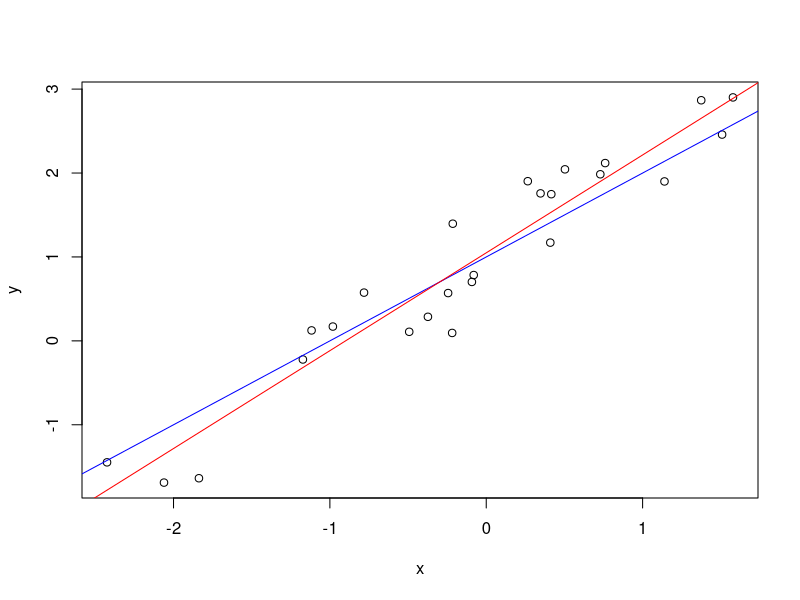
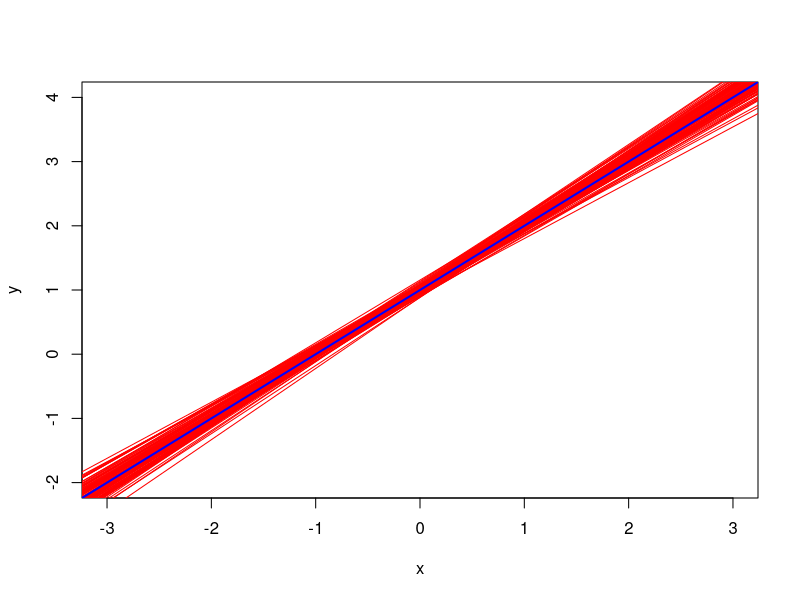
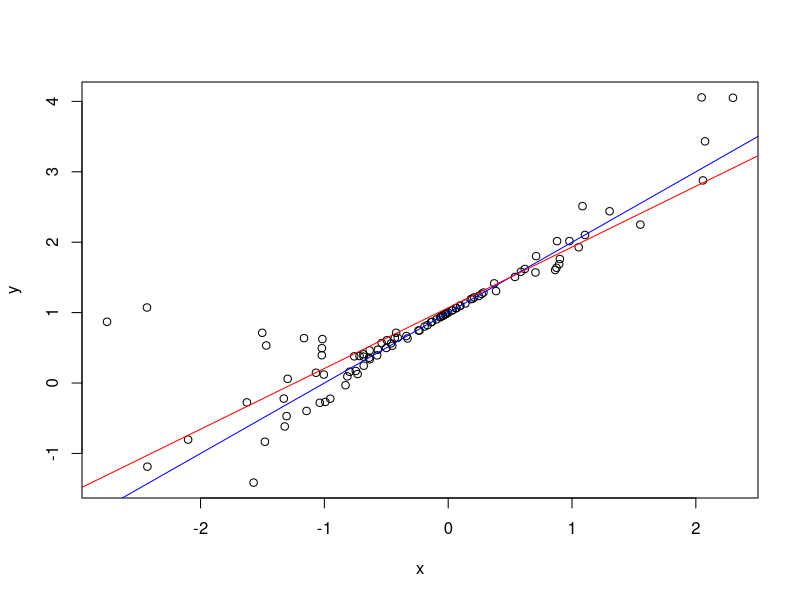
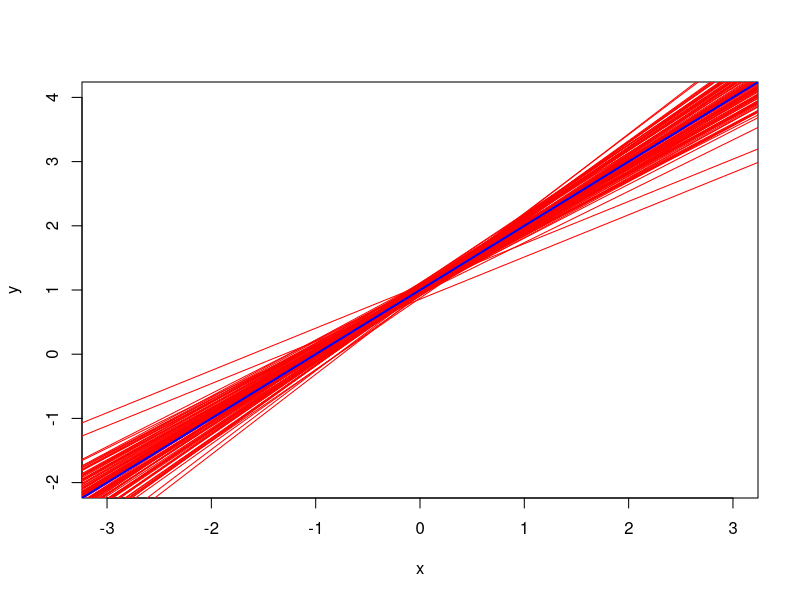
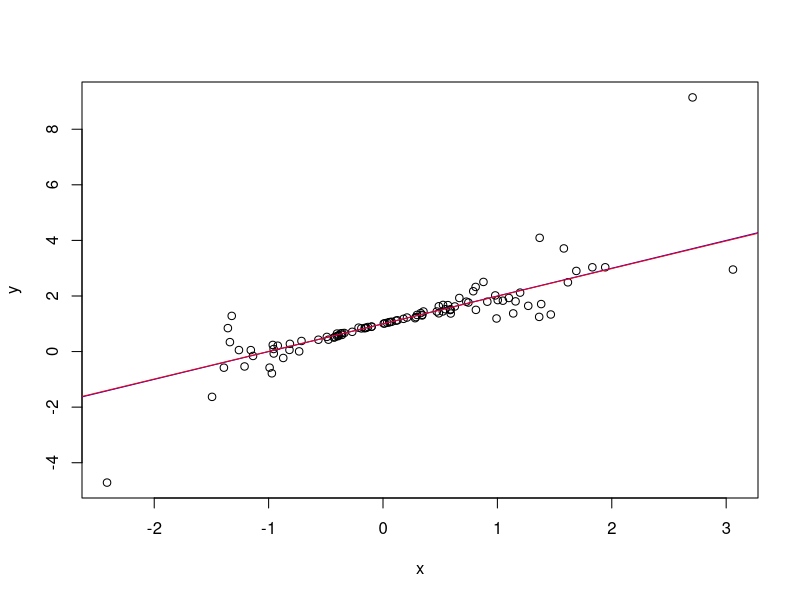
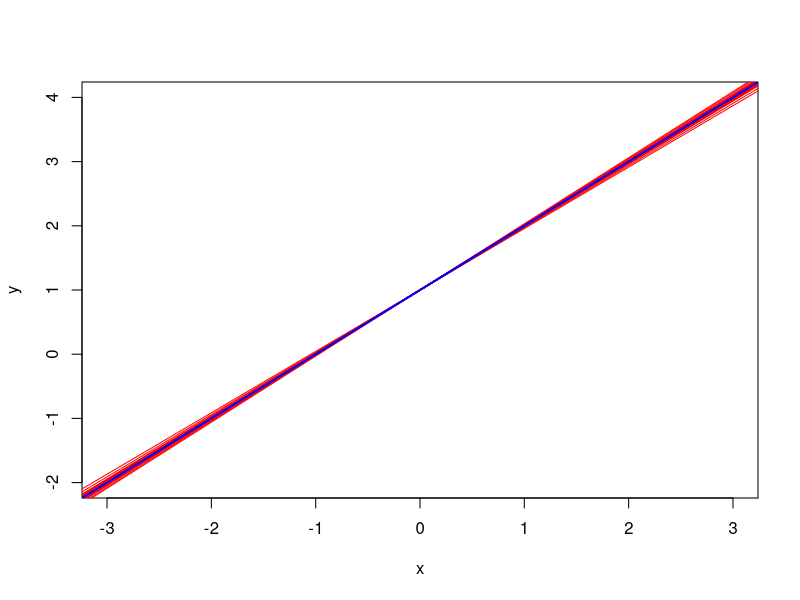
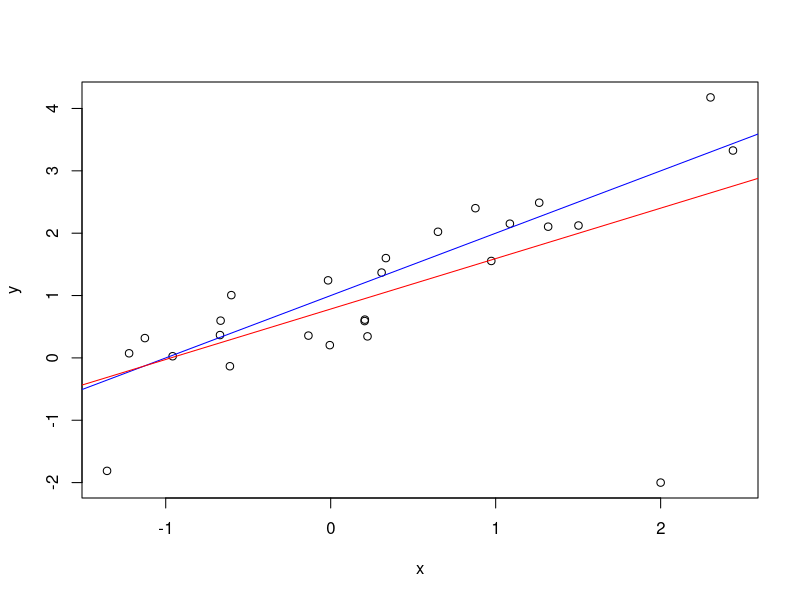
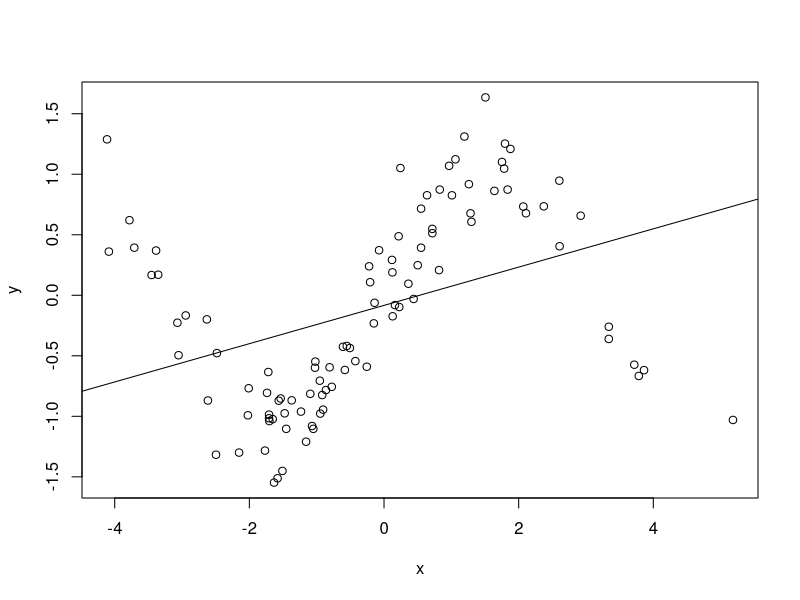

Reproduce these figures in R, in order.
# Single variable linear fit
x = rnorm(25) # 25 x values from normal distibution
y = 1+x+rnorm(25)/2 # linear relationship: w0=1,w1=1
plot(x,y,pch=1)
abline(1,1,col='blue') # True relationship
fit = lm(y ~ x) # Fitting a linear model
abline(fit$coefficients[1],fit$coefficients[2],col='red') # Plotting the linear fit

# 100 times
stddev = 1/2 # Choose the residual variance here #sd down to 5 - stddev=1/5
N = 100
plot(NULL,NULL,xlab='x',ylab='y',main='',xlim=c(-3,3),ylim=c(-2,4))
for (i in 1:100) {
  x = rnorm(N)
  y = 1+x+rnorm(N)*stddev
  fit = lm(y ~ x)
  abline(fit$coefficients[1],fit$coefficients[2],col='red')
}
abline(1,1,col='blue',lwd=2)

# Non-constant variance.
stddev = 1/2 # Choose the standard deviation
N = 100 # How many data points
coef = sd(rnorm(1000000)*(rnorm(1000000)^2)) # normalize so that standard deviation is correct
x = rnorm(N) # Simulate x values from normal distribution
y = 1+x+rnorm(N)*(x^2)/coef*stddev # Linear relationship with residual standard deviation proportional to x^2
plot(x,y,pch=1)
abline(1,1,col='blue')
fit = lm(y ~ x) # Standard least squares fit
abline(fit$coefficients[1],fit$coefficients[2],col='red')

# Do it 100 times
plot(NULL,NULL,xlab='x',ylab='y',main='',xlim=c(-3,3),ylim=c(-2,4))
for (i in 1:100) {
  x = rnorm(N)
  y = 1+x+rnorm(N)*x^2/coef*stddev
  fit = lm(y ~ x)
  abline(fit$coefficients[1],fit$coefficients[2],col='red')
}
abline(1,1,col='blue',lwd=2)

# Now with weighted least squares
stddev = 1/2
N = 100
x = rnorm(N)
y = 1+x+rnorm(N)*(x^2)*stddev
plot(x,y,pch=1)
abline(1,1,col='blue')
fit = lm(y ~ x,weights=1/x^4) # weighted least squares. Weights should be proportional to variance
abline(fit$coefficients[1],fit$coefficients[2],col='red')

# Do it 100 times
plot(NULL,NULL,xlab='x',ylab='y',main='',xlim=c(-3,3),ylim=c(-2,4))
for (i in 1:100) {
  x = rnorm(N)
  y = 1+x+rnorm(N)*x^2*stddev
  fit = lm(y ~ x,weights=1/x^4)
  abline(fit$coefficients[1],fit$coefficients[2],col='red')
}
abline(1,1,col='blue',lwd=2)

# Linear fit with an outlier/leverage point
x = rnorm(25) # Simulate linear relationship as before
y = 1+x+rnorm(25)/2

x = c(x,2) # add (2,-2) - an outlier point
y = c(y,-2)
plot(x,y,pch=1)
abline(1,1,col='blue')
fit = lm(y ~ x) # fit with least squares
abline(fit$coefficients[1],fit$coefficients[2],col='red')

# Fitting non linear data
xgrid = data.frame(seq(from=-10,to=10,by=0.01)) # Make a grid of points for plotting
colnames(xgrid) = c('x')

x = rnorm(100)*2 # samples from normal
y = sin(x)+rnorm(100)/4 # a sine relationship
data = data.frame(cbind(x,y)) # R wants a data.frame for poly fit
plot(x,y)
fit = lm(y ~ x, data) # Linear fit from data.frame
lines(xgrid[,1],predict(fit,xgrid)) # Draw it
plot(x,y)
fit = lm(y ~ poly(x,2), data) # Degree 2 fit
lines(xgrid[,1],predict(fit,xgrid)) # Draw it
plot(x,y)
fit = lm(y ~ poly(x,3), data) # Degree 3 fit
lines(xgrid[,1],predict(fit,xgrid))
plot(x,y)
fit = lm(y ~ poly(x,4), data) # Degree 4 fit
lines(xgrid[,1],predict(fit,xgrid))
plot(x,y)
fit = lm(y ~ poly(x,5), data) # Degree 5 fit
lines(xgrid[,1],predict(fit,xgrid))
plot(x,y)
fit = lm(y ~ poly(x,10), data) # Degree 10 fit
lines(xgrid[,1],predict(fit,xgrid))

# Polynomial fit to linear data
xgrid = data.frame(seq(from=-5,to=5,by=0.01))
colnames(xgrid) = c('x')

x = rnorm(25) # Same linear simulation
y = 1+x+rnorm(25)/2
data = data.frame(cbind(x,y))
plot(x,y)
fit = lm(y ~ x, data)
lines(xgrid[,1],predict(fit,xgrid))

plot(NULL,NULL,xlab='x',ylab='y',xlim=c(-3,3),ylim=c(-2,4))
for (i in 1:10) {
  x = rnorm(25)
  y = 1+x+rnorm(25)/2
  data = data.frame(cbind(x,y))
  fit = lm(y ~ x, data)
  lines(xgrid[,1],predict(fit,xgrid))
}

# Fitting degree 5 polynomial
x = rnorm(25)
y = 1+x+rnorm(25)/2
data = data.frame(cbind(x,y))
plot(x,y)
fit = lm(y ~ poly(x,5), data)
lines(xgrid[,1],predict(fit,xgrid))

# Fitting degree 10 polynomial
x = rnorm(25)
y = 1+x+rnorm(25)/2
data = data.frame(cbind(x,y))
plot(x,y)
fit = lm(y ~ poly(x,10), data)
lines(xgrid[,1],predict(fit,xgrid))

plot(NULL,NULL,xlab='x',ylab='y',xlim=c(-3,3),ylim=c(-2,4))
for (i in 1:10) {
  x = rnorm(25)
  y = 1+x+rnorm(25)/2
  data = data.frame(cbind(x,y))
  fit = lm(y ~ poly(x,10), data)
  lines(xgrid[,1],predict(fit,xgrid))
}



